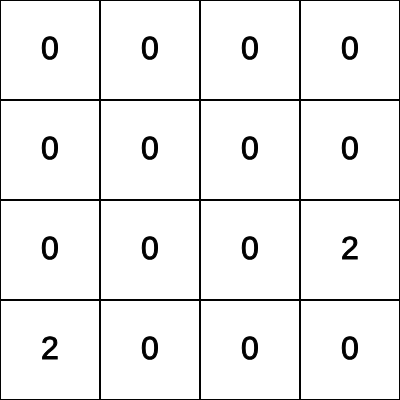
Frame 1 (no input)
Frame 60 (no input): identical to frame 1, image omitted
Frame 120 (the mouse pressed at the canvas centre since frame 60): identical to frame 1, image omitted

The p5.js sketch that drew this single still picture (run headless with seeded random() and noise() and a simulated clock; from frame 60 on, the mouse is pressed at the canvas centre):

// p5.js sketch
// ── sketch.js
let grid = [
  [0,0,0,0],
  [0,0,0,0],
  [0,0,0,0],
  [0,0,0,0]
]

function setup() {
  // put setup code here
  let cvs = createCanvas(400,400)
  cvs.position((windowWidth/2)-width*0.5,(windowHeight/2)-height*0.5)

  grid = addNumber(grid)
  grid = addNumber(grid)

}

function draw() {
  // put drawing code here
  strokeWeight(2)
  background(255)
  stroke(1)
  // draw the playground
  drawGrid()
  displayNumb(grid);
}


// *function goes here
// ?draw the grid
function drawGrid() {
  for (let i = 0; i < 4; i++) {
    for (let j = 0; j < 4; j++) {
      noFill()
      rect(i*(width/4),j*(height/4),width/4,height/4)
    }
  }
}

// ? display number to the board
function displayNumb(grid){
  for (let i = 0; i < 4; i++) {
    for (let j = 0; j < 4; j++) {
      fill(0)
      textSize(32)
      strokeWeight(1)
      textAlign(CENTER,CENTER)
      text(grid[j][i] ,i*(width/4)+50,j*(width/4)+50)
    }
  }
}

// ? add number to board
function addNumber(grid) {
  let option = {x:0,y:0}
  let gridTmp = []
  // * lihat dan tampung jumlah column dari grid yang masih kosong
  for (let x = 0; x < grid.length; x++) {
      for (let y = 0; y < grid[x].length; y++) {
        if (grid[x][y] == 0) {
          gridTmp.push({x,y})
        }
    }
  }
  if (gridTmp.length != 0) {
    let tmp = random(gridTmp)
    option.x = tmp.x
    option.y = tmp.y
    grid[option.x][option.y] = random(1) > 0.5 ? 4 : 2 ;
    return grid
  }
  return grid
}

// ? sum same number
function sumNumber(grid,direction) {

switch (direction) {
  case 'right':
    for (let i = 3; i >= 0; i--) {
      for (let j = 3; j >= 0; j--) {
        // * cek apakah sama
        if (grid[i][j] == grid[i][j-1]) {
          grid[i][j] = grid[i][j] + grid[i][j-1]
          grid[i][j-1] = 0
        }
      }
    }
    break;

  case 'left':
    for (let i = 0; i <= 3; i++) {
      for (let j = 0; j <= 3; j++) {
        // * cek apakah sama
        if (grid[i][j] == grid[i][j+1]) {
          grid[i][j] = grid[i][j] + grid[i][j+1]
          grid[i][j+1] = 0
        }
      }
    }
    break;

  case 'down':
        for (let i = 3; i >= 0; i--) { //index lv.1
          for (let j = 3; j >= 0; j--) { //index lv.2
            // * cek apakah sama
            if (j != 0 && grid[j][i] == grid[j-1][i]) {
              grid[j][i] = grid[j][i] + grid[j-1][i]
              grid[j-1][i] = 0
            }
          }
        }
    break;

  case 'up':
        for (let i = 0; i <= 3; i++) { //index lv.1
          for (let j = 0; j <= 3; j++) { //index lv.2
            // * cek apakah sama
            if (j != 3 && grid[j][i] == grid[j+1][i]) {
              grid[j][i] = grid[j][i] + grid[j+1][i]
              grid[j+1][i] = 0
            }
          }
        }
      break;

  default:
    alert('error : the second parameter must be horizon | up | down')
    break;
}
}


// ? geser angka nya
function doSlide(row,direction = 'left') {
  let arr  = row.filter( v => v)
  let zeros = Array( 4 - arr.length ).fill(0)
  return direction == 'left' ? arr = zeros.concat(arr) : arr = arr.concat(zeros)
}

// ? cek perubahan grid
function checkCange(grid,gridClone) {
  return JSON.stringify(grid) == JSON.stringify(gridClone) ? false : true
    
}

// TODO: key pressed
// ? when key is pressed
function keyPressed() {
  
  let gridClone = [
    [0,0,0,0],
    [0,0,0,0],
    [0,0,0,0],
    [0,0,0,0]
  ]
  for (let i = 0; i < grid.length; i++) {
    for (let j = 0; j < grid[i].length; j++) {
      gridClone[i][j] = grid[i][j];
    }
  }

  // * arrow kanan
  if (keyCode == RIGHT_ARROW ) {
    for (let i = 0; i < 4; i++) {
      grid[i] = doSlide(grid[i])
    }
    sumNumber(grid,'right')
    for (let i = 0; i < 4; i++) {
      grid[i] = doSlide(grid[i])
    }
    checkCange(grid,gridClone) ? addNumber(grid) : console.log('nothing change');
  }

  // * arrow kiri
  if (keyCode == LEFT_ARROW ) {
    for (let i = 0; i < 4; i++) {
      grid[i] = doSlide(grid[i],'kanan')
    }
    sumNumber(grid,'left')
    for (let i = 0; i < 4; i++) {
      grid[i] = doSlide(grid[i],'!kiri')
    }
    checkCange(grid,gridClone) ? addNumber(grid) : console.log('nothing change');
  }

  // * arrow bawah
  if (keyCode == DOWN_ARROW ) {
    let rowTmp = []
    let colTmp = []
    let gridTmp = []

    // * rotate the grid array
    for (let i = 0; i < 4; i++) {
      for (let j = 0; j < 4; j++) {
        colTmp.push(grid[j][i])
      }
      rowTmp.push(colTmp)
      colTmp = []
      // * lets slide the rotated array
      gridTmp.push(doSlide(rowTmp[i]))
    }

    // * restore the rotated array and change the display
    for (let i = 0; i < 4; i++) {
      for (let j = 0; j < 4; j++) {
        grid[j][i] = gridTmp[i][j]
      }
    }

    sumNumber(grid,'down')

    rowTmp = []
    colTmp = []
    gridTmp = []

    // * rotate the grid array
    for (let i = 0; i < 4; i++) {
      for (let j = 0; j < 4; j++) {
        colTmp.push(grid[j][i])
      }
      rowTmp.push(colTmp)
      colTmp = []
      // * lets slide the rotated array
      gridTmp.push(doSlide(rowTmp[i]))
    }

    // * restore the rotated array and change the display
    for (let i = 0; i < 4; i++) {
      for (let j = 0; j < 4; j++) {
        grid[j][i] = gridTmp[i][j]
      }
    }
    checkCange(grid,gridClone) ? addNumber(grid) : console.log('nothing change');
  }

  // * arrow atas
  if (keyCode == UP_ARROW) {

    let rowTmp = []
    let colTmp = []
    let gridTmp = []

    // * rotate the grid array
    for (let i = 0; i < 4; i++) {
      for (let j = 0; j < 4; j++) {
        colTmp.push(grid[j][i])
      }
      rowTmp.push(colTmp)
      colTmp = []

      // * lets slide the rotated array
      gridTmp.push(doSlide(rowTmp[i],'right'))
    }
    // * restore the rotated array and change the display
    for (let i = 0; i < 4; i++) {
      for (let j = 0; j < 4; j++) {
        grid[j][i] = gridTmp[i][j]
      }
    }

    sumNumber(grid,'up')

    rowTmp = []
    colTmp = []
    gridTmp = []

    // * rotate the grid array
    for (let i = 0; i < 4; i++) {
      for (let j = 0; j < 4; j++) {
        colTmp.push(grid[j][i])
      }
      rowTmp.push(colTmp)
      colTmp = []

      // * lets slide the rotated array
      gridTmp.push(doSlide(rowTmp[i],'right'))
    }
    // * restore the rotated array and change the display
    for (let i = 0; i < 4; i++) {
      for (let j = 0; j < 4; j++) {
        grid[j][i] = gridTmp[i][j]
      }
    }
    checkCange(grid,gridClone) ? addNumber(grid) : console.log('nothing change');
     //do nothing
  }
  // return false
}
